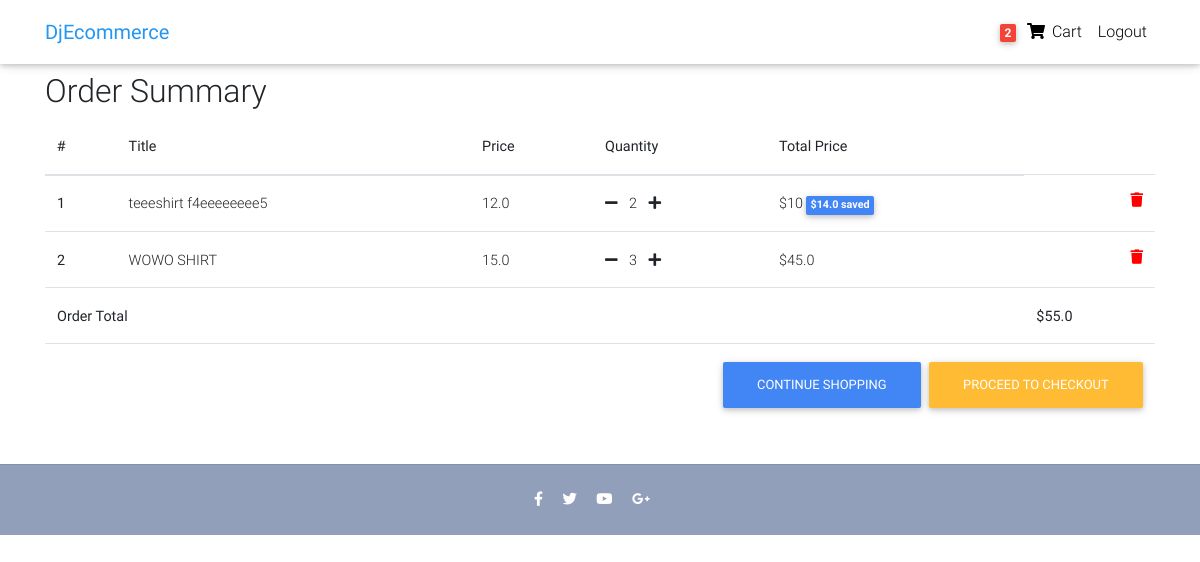
Page /order-summary/ (signed in) on the committed database.
### Ecom/models.py (models this page shows, shortened)
class Order(models.Model):
	user = models.ForeignKey(settings.AUTH_USER_MODEL, on_delete=models.CASCADE,null=True, blank=True)
	items = models.ManyToManyField(OrderItem)
	start_date = models.DateTimeField(auto_now_add=True)
	ordered = models.BooleanField(default=False,null=True, blank=True)
	ordered_date = models.DateTimeField()
	billing_address = models.ForeignKey('BillingAddress', on_delete=models.SET_NULL, null=True, blank=True)
	def get_total(self):
		total = 0
		for order_item in self.items.all():
			total += order_item.get_final_price()
		return total

class OrderItem(models.Model):
	user = models.ForeignKey(settings.AUTH_USER_MODEL, on_delete=models.CASCADE, null=True, blank=True)
	item = models.ForeignKey(Item,on_delete=models.CASCADE,null=True, blank=True)
	quantity = models.IntegerField(default=1,null=True, blank=True)
	ordered = models.BooleanField(default=False)
	def get_total_item_price(self):
		return self.quantity * self.item.price
	def get_total_item_discount_price(self):
		return self.quantity * self.item.discount_price
	def get_amount_saved(self):
		return self.get_total_item_price() - self.get_total_item_discount_price()
	def get_final_price(self):
		if self.item.discount_price:
			return self.get_total_item_discount_price()
		else:
			return self.get_total_item_price()

class Item(models.Model):
	title = models.CharField(max_length=100,null=True, blank=True)
	price = models.FloatField(null=True, blank=True)
	category = models.CharField(choices=CATEGORY_CHOICES, max_length=12,null=True, blank=True)
	label = models.CharField(choices=LABEL_CHOICES, max_length=10,null=True, blank=True)
	description = models.TextField(null=True, blank=True)
	item_state = models.CharField(choices=ITEM_STATE_CHOICES , max_length=10,null=True, blank=True)
	discount_price = models.IntegerField(null=True, blank=True)

### Ecom/views.py (the view)
# urls.py: path('order-summary/', views.OrderSummaryVeiw.as_view(), name='order-summary'),
class OrderSummaryVeiw(LoginRequiredMixin, View):
    def get(self, *args, **kwargs):
        try:
            order = Order.objects.get(user=self.request.user, ordered=False)
            context = {'object': order}
            return render(self.request, 'Ecom/order_summary.html', context)
        except ObjectDoesNotExist:
            messages.error(self.request, "You don't have an active order")
            return redirect('/')

### Ecom/templatetags/cart_template_tags.py (called while the page is built)
@register.filter
def cart_item_count(user):
    if user.is_authenticated:
        qs = Order.objects.filter(user=user, ordered=False)
        if qs.exists():
            return qs[0].items.count()
    return 0

### Ecom/templates/Ecom/order_summary.html (shortened to what this page needs)
  {% extends 'Ecom/base.html' %}
  {% load static %}
  {% block content %}
  <main>
    <div class="container">
    <div class="table-responsive">
      <h2>Order Summary</h2>
      <table class="table">
        <thead>
          <tr>
            <th scope="col">#</th>
            <th scope="col">Title</th>
            <th scope="col">Price</th>
            <th scope="col">Quantity</th>
            <th scope="col">Total Price</th>
          </tr>
        </thead>
        <tbody>
          {% for order_item in object.items.all %}
          <tr>
            <th scope="row">{{forloop.counter}}</th>
            <td>{{order_item.item.title}}</td>
            <td>{{order_item.item.price}}</td>
            <td>
              <a href="{% url 'remove_single_item_from_cart' order_item.item.id %}"><i class="fas fa-minus mr-2"></i></a> {{order_item.quantity}}
              <a href="{% url 'add_to_cart' order_item.item.id %}"><i class="fas fa-plus ml-2"></i></a>
            </td>
            {%if order_item.item.discount_price %}
            <td>
             ${{order_item.get_total_item_discount_price}}
             <span class="badge badge-primary p-1">${{order_item.get_amount_saved}} saved</span>
            </td>
            {% else %}
            <td>
              ${{order_item.get_total_item_price}}
            </td>
            {% endif %}
            <td><a style="color: red;" href="{% url 'remove_from_cart' order_item.item.id %}"><i class="fas fa-trash float-right"></i></a></td>
            {% endfor %}
            {% if object.get_total %}
            <tr>
              <td colspan="5"><b>Order Total</b></td>
              <td><b>${{object.get_total}}</b></td>
            </tr>
            <tr>
              <td colspan="6">
                <a class="btn btn-warning float-right ml-2" href="{% url 'checkout' %}">Proceed to checkout</a>
                <a class="btn btn-primary float-right" href="{% url 'products_list' %}">Continue shopping</a>
              </td>
            </tr>
            {% endif %}
        </tbody>
      </table>
    </div>
    </div>
  </main>
{% endblock content %}

### Ecom/templates/Ecom/nav.html (shortened to what this page needs)
{% load cart_template_tags %}
  <nav class="navbar fixed-top navbar-expand-lg navbar-light white scrolling-navbar">
    <div class="container">
      <a class="navbar-brand waves-effect" href="{% url 'products_list' %}" >
        <strong class="blue-text">DjEcommerce</strong>
      </a>
      <div class="collapse navbar-collapse" id="navbarSupportedContent">
        <ul class="navbar-nav nav-flex-icons">
          {% if request.user.is_authenticated %}
          <li class="nav-item">
            <a href="{% url 'order-summary' %}" class="nav-link waves-effect">
              <span class="badge red z-depth-1 mr-1">{{ request.user|cart_item_count }}</span>
              <i class="fas fa-shopping-cart"></i>
              <span class="clearfix d-none d-sm-inline-block"> Cart </span>
            </a>
          </li>
          <li class="nav-item">
            <a href="{% url 'account_logout' %}" class="nav-link waves-effect">
              Logout
            </a>
          </li>
          {% endif %}
        </ul>
      </div>
    </div>
  </nav>

### rows in the picture
OrderItem: item "teeeshirt f4eeeeeeee5", item.price "12.0", quantity "2", get_total_item_discount_price "10", get_amount_saved "14.0"
OrderItem: item "WOWO SHIRT", item.price "15.0", quantity "3", get_total_item_price "45.0"
Order: get_total "55.0"

### other values in the picture
{{ request.user|cart_item_count }} "2"
